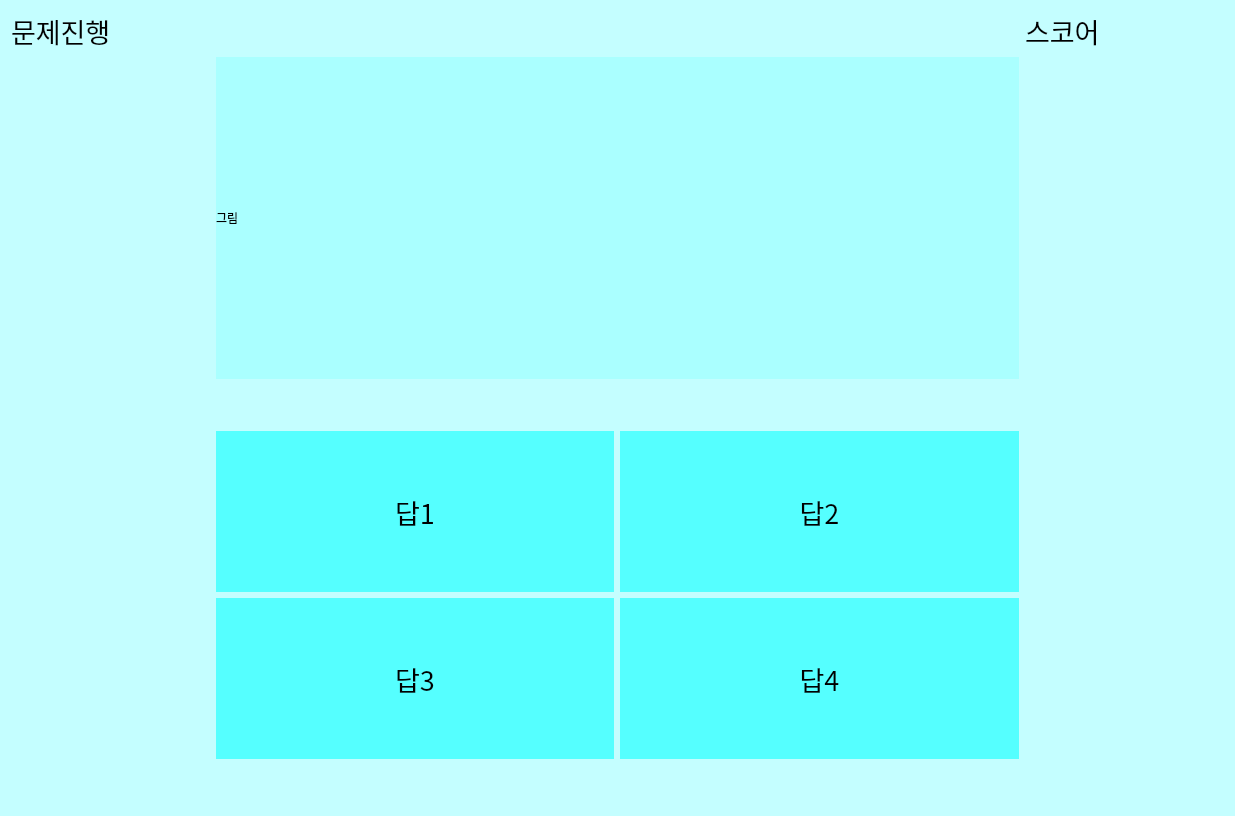
<?xml version="1.0" encoding="UTF-8"?>
<ui version="4.0">
 <class>Form</class>
 <widget class="QWidget" name="Form">
  <property name="geometry">
   <rect>
    <x>0</x>
    <y>0</y>
    <width>1235</width>
    <height>816</height>
   </rect>
  </property>
  <property name="windowTitle">
   <string>Form</string>
  </property>
  <property name="styleSheet">
   <string notr="true">background-color: rgb(196, 254, 255);</string>
  </property>
  <layout class="QGridLayout" name="gridLayout" rowstretch="1,8,1,4,4,1" columnstretch="1,2,2,1">
   <item row="1" column="0">
    <widget class="QLabel" name="label_2">
     <property name="text">
      <string/>
     </property>
    </widget>
   </item>
   <item row="4" column="1">
    <widget class="QLabel" name="an3">
     <property name="font">
      <font>
       <family>AcadEref</family>
       <pointsize>20</pointsize>
      </font>
     </property>
     <property name="styleSheet">
      <string notr="true">background-color: rgb(0, 255, 255);
background-color: rgb(85, 255, 255);</string>
     </property>
     <property name="text">
      <string>답3</string>
     </property>
     <property name="alignment">
      <set>Qt::AlignCenter</set>
     </property>
    </widget>
   </item>
   <item row="3" column="2">
    <widget class="QLabel" name="an2">
     <property name="font">
      <font>
       <family>AcadEref</family>
       <pointsize>20</pointsize>
      </font>
     </property>
     <property name="styleSheet">
      <string notr="true">background-color: rgb(0, 255, 255);
background-color: rgb(85, 255, 255);</string>
     </property>
     <property name="text">
      <string>답2</string>
     </property>
     <property name="alignment">
      <set>Qt::AlignCenter</set>
     </property>
    </widget>
   </item>
   <item row="5" column="2">
    <widget class="QLabel" name="label_11">
     <property name="text">
      <string/>
     </property>
    </widget>
   </item>
   <item row="0" column="1">
    <widget class="QLabel" name="label_4">
     <property name="text">
      <string/>
     </property>
    </widget>
   </item>
   <item row="3" column="3">
    <widget class="QLabel" name="label_10">
     <property name="text">
      <string/>
     </property>
    </widget>
   </item>
   <item row="4" column="2">
    <widget class="QLabel" name="an4">
     <property name="font">
      <font>
       <family>AcadEref</family>
       <pointsize>20</pointsize>
      </font>
     </property>
     <property name="styleSheet">
      <string notr="true">background-color: rgb(0, 255, 255);
background-color: rgb(85, 255, 255);</string>
     </property>
     <property name="text">
      <string>답4</string>
     </property>
     <property name="alignment">
      <set>Qt::AlignCenter</set>
     </property>
    </widget>
   </item>
   <item row="2" column="1">
    <widget class="QLabel" name="label_5">
     <property name="text">
      <string/>
     </property>
    </widget>
   </item>
   <item row="3" column="1">
    <widget class="QLabel" name="an1">
     <property name="font">
      <font>
       <family>AcadEref</family>
       <pointsize>20</pointsize>
      </font>
     </property>
     <property name="styleSheet">
      <string notr="true">background-color: rgb(0, 255, 255);
background-color: rgb(85, 255, 255);</string>
     </property>
     <property name="text">
      <string>답1</string>
     </property>
     <property name="alignment">
      <set>Qt::AlignCenter</set>
     </property>
    </widget>
   </item>
   <item row="1" column="1" colspan="2">
    <widget class="QLabel" name="pic">
     <property name="styleSheet">
      <string notr="true">background-color: rgb(170, 255, 255);</string>
     </property>
     <property name="text">
      <string>그림</string>
     </property>
    </widget>
   </item>
   <item row="0" column="0">
    <widget class="QLabel" name="now">
     <property name="font">
      <font>
       <family>AcadEref</family>
       <pointsize>20</pointsize>
      </font>
     </property>
     <property name="text">
      <string>문제진행</string>
     </property>
    </widget>
   </item>
   <item row="0" column="3">
    <widget class="QLabel" name="score">
     <property name="font">
      <font>
       <family>AcadEref</family>
       <pointsize>20</pointsize>
      </font>
     </property>
     <property name="text">
      <string>스코어</string>
     </property>
    </widget>
   </item>
  </layout>
 </widget>
 <resources/>
 <connections/>
</ui>
